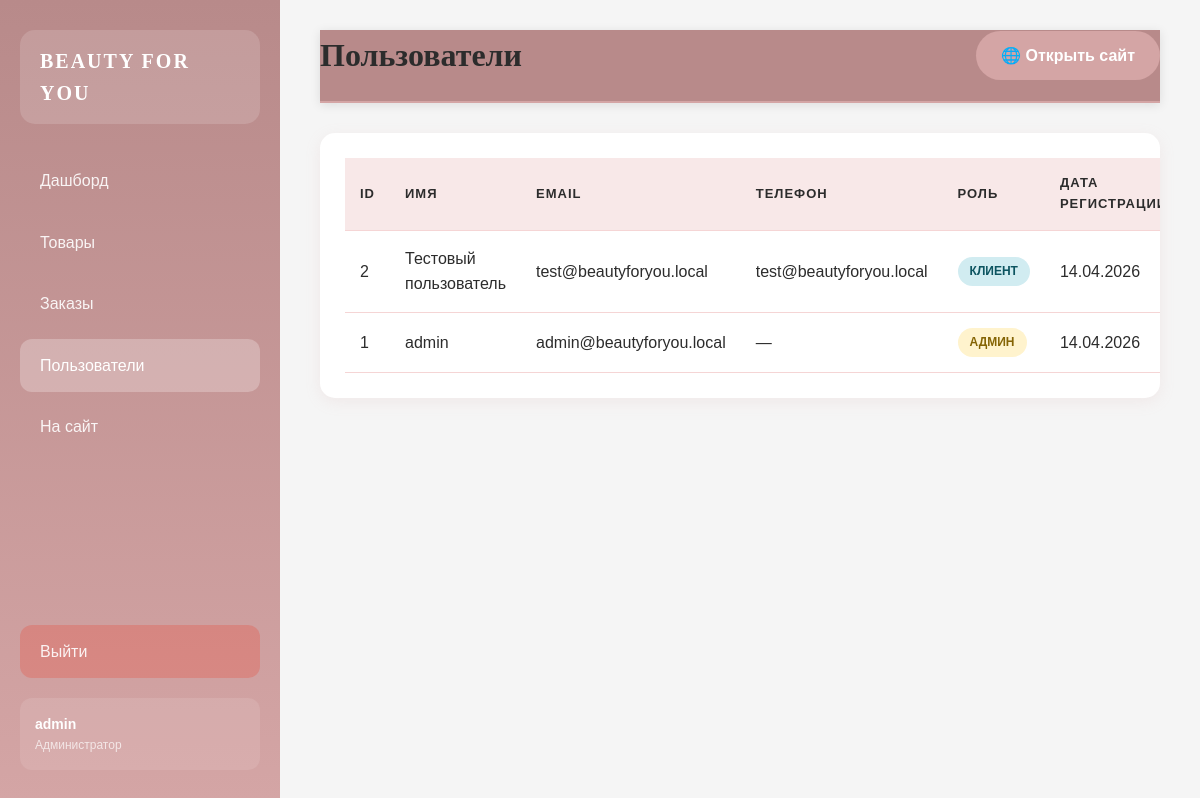
The app's page /admin/users (signed in) with its own data.
### app.py (models this page shows, shortened)
class User(UserMixin, db.Model):
    __tablename__ = 'user'
    id = db.Column(db.Integer, primary_key=True)
    username = db.Column(db.String(80), unique=True, nullable=False)
    email = db.Column(db.String(120), unique=True, nullable=False)
    phone = db.Column(db.String(20), unique=True, nullable=True)
    password = db.Column(db.String(200), nullable=False)
    is_admin = db.Column(db.Boolean, default=False)
    created_at = db.Column(db.DateTime, default=datetime.utcnow)
    cart_items = db.relationship('CartItem', back_populates='user', lazy=True, cascade='all, delete-orphan')
    orders = db.relationship('Order', back_populates='user', lazy=True)

### app.py (the view)
@app.route('/admin/users')
@login_required
def admin_users():
    if not current_user.is_admin:
        flash('❌ Доступ запрещён', 'error')
        return redirect(url_for('index'))
    users = User.query.order_by(User.created_at.desc()).all()
    return render_template('admin/users.html', users=users)

### app.py (called while the page is built)
@login_manager.user_loader
def load_user(user_id):
    return User.query.get(int(user_id))

### templates/admin/users.html (shortened to what this page needs)
{% extends 'admin/base.html' %}
{% block page_title %}Пользователи{% endblock %}
{% block content %}
<div class="admin-card">
    <div class="admin-card-body">
        <table class="admin-table">
            <thead>
                <tr>
                    <th>ID</th>
                    <th>Имя</th>
                    <th>Email</th>
                    <th>Телефон</th>
                    <th>Роль</th>
                    <th>Дата регистрации</th>
                </tr>
            </thead>
            <tbody>
                {% for user in users %}
                <tr>
                    <td>{{ user.id }}</td>
                    <td>{{ user.username }}</td>
                    <td>{{ user.email }}</td>
                    <td>{{ user.phone or '—' }}</td>
                    <td>
                        {% if user.is_admin %}
                            <span class="status-badge status-warning">Админ</span>
                        {% else %}
                            <span class="status-badge status-info">Клиент</span>
                        {% endif %}
                    </td>
                    <td>{{ user.created_at.strftime('%d.%m.%Y') }}</td>
                </tr>
                {% endfor %}
            </tbody>
        </table>
    </div>
</div>
{% endblock %}

### templates/admin/base.html (shortened to what this page needs)
<!DOCTYPE html>
<html lang="ru">
<head>
    <link rel="stylesheet" href="{{ url_for('static', filename='style.css') }}">
    <link rel="stylesheet" href="{{ url_for('static', filename='admin.css') }}">
</head>
<body class="admin-body">
    <aside class="admin-sidebar">
        <div class="admin-logo">
            <span class="logo-text">BEAUTY FOR YOU</span>
        </div>
        <nav class="admin-nav">
            <a href="{{ url_for('admin') }}" class="admin-nav-link {% if request.endpoint == 'admin' %}active{% endif %}">
                <span>Дашборд</span>
            </a>
            <a href="{{ url_for('admin_products') }}" class="admin-nav-link {% if 'product' in request.endpoint %}active{% endif %}">
                <span>Товары</span>
            </a>
            <a href="{{ url_for('admin_orders') }}" class="admin-nav-link {% if 'order' in request.endpoint %}active{% endif %}">
                <span>Заказы</span>
            </a>
            <a href="{{ url_for('admin_users') }}" class="admin-nav-link {% if 'user' in request.endpoint %}active{% endif %}">
                <span>Пользователи</span>
            </a>
            <a href="{{ url_for('index') }}" class="admin-nav-link" target="_blank">
                <span>На сайт</span>
            </a>
            <a href="{{ url_for('logout') }}" class="admin-nav-link logout">
                <span>Выйти</span>
            </a>
        </nav>
        <div class="admin-user-info">
            <div class="user-details">
                <span class="user-name">{{ current_user.username }}</span>
                <span class="user-role">Администратор</span>
            </div>
        </div>
    </aside>
    <main class="admin-main">
        <header class="admin-header">
            <h1 class="admin-title">{% block page_title %}Админ-панель{% endblock %}</h1>
            <div class="admin-header-actions">
                <a href="{{ url_for('index') }}" class="btn-site" target="_blank">🌐 Открыть сайт</a>
            </div>
        </header>
        <div class="admin-content">
            {% block content %}{% endblock %}
        </div>
    </main>
</body>
</html>

### static/admin.css (style rules this page uses)
.admin-body { display: flex; min-height: 100vh; background: #F5F5F5; }
.admin-sidebar { width: 280px; background: linear-gradient(180deg, #B88A8A 0%, #D4A5A5 100%); padding: 30px 20px; display: flex; flex-direction: column; position: fixed; height: 100vh; overflow-y: auto; }
.admin-logo { display: flex; align-items: center; gap: 12px; padding: 15px 20px; background: rgba(255, 255, 255, 0.15); border-radius: 15px; margin-bottom: 30px; }
.admin-logo .logo-text { font-family: 'Cormorant Garamond', serif; font-size: 20px; font-weight: 700; color: #FFFFFF; letter-spacing: 2px; }
.admin-nav { display: flex; flex-direction: column; gap: 8px; flex: 1; }
.admin-nav-link { display: flex; align-items: center; gap: 12px; padding: 14px 20px; color: rgba(255, 255, 255, 0.9); text-decoration: none; border-radius: 12px; transition: all 0.3s ease; font-weight: 500; }
.admin-nav-link.active { background: rgba(255, 255, 255, 0.25); color: #FFFFFF; }
.admin-nav-link.logout { margin-top: auto; background: rgba(231, 76, 60, 0.3); }
.admin-user-info { display: flex; align-items: center; gap: 12px; padding: 15px; background: rgba(255, 255, 255, 0.1); border-radius: 12px; margin-top: 20px; }
.user-details { display: flex; flex-direction: column; }
.user-name { font-size: 14px; font-weight: 600; color: #FFFFFF; }
.user-role { font-size: 12px; color: rgba(255, 255, 255, 0.7); }
.admin-main { flex: 1; margin-left: 280px; padding: 30px 40px; }
.admin-header { display: flex; justify-content: space-between; align-items: center; margin-bottom: 30px; padding-bottom: 20px; border-bottom: 2px solid #D4A5A5; }
.admin-title { font-family: 'Cormorant Garamond', serif; font-size: 32px; color: #2C2C2C; font-weight: 600; }
.btn-site { display: inline-flex; align-items: center; gap: 8px; padding: 12px 25px; background: #D4A5A5; color: #FFFFFF; border-radius: 25px; text-decoration: none; font-weight: 600; transition: all 0.3s ease; }
.admin-card { background: #FFFFFF; border-radius: 15px; box-shadow: 0 4px 15px rgba(212, 165, 165, 0.15); margin-bottom: 30px; overflow: hidden; }
.admin-card-body { padding: 25px; }
.admin-table { width: 100%; border-collapse: collapse; }
.admin-table th, .admin-table td { padding: 15px; text-align: left; border-bottom: 1px solid #F5D5D5; }
.admin-table th { background: #F8E8E8; font-weight: 600; color: #2C2C2C; font-size: 13px; text-transform: uppercase; letter-spacing: 1px; }
.status-badge { display: inline-block; padding: 5px 12px; border-radius: 15px; font-size: 12px; font-weight: 600; text-transform: uppercase; }
.status-warning { background: #FFF3CD; color: #856404; }
.status-info { background: #D1ECF1; color: #0C5460; }

### records on screen
User: username "admin", id "1", email "admin@beautyforyou.local", phone "—", is_admin "АДМИН", created_at "14.04.2026"
User: id "2", username "Тестовый пользователь", email "test@beautyforyou.local", phone "test@beautyforyou.local", is_admin "КЛИЕНТ", created_at "14.04.2026"
